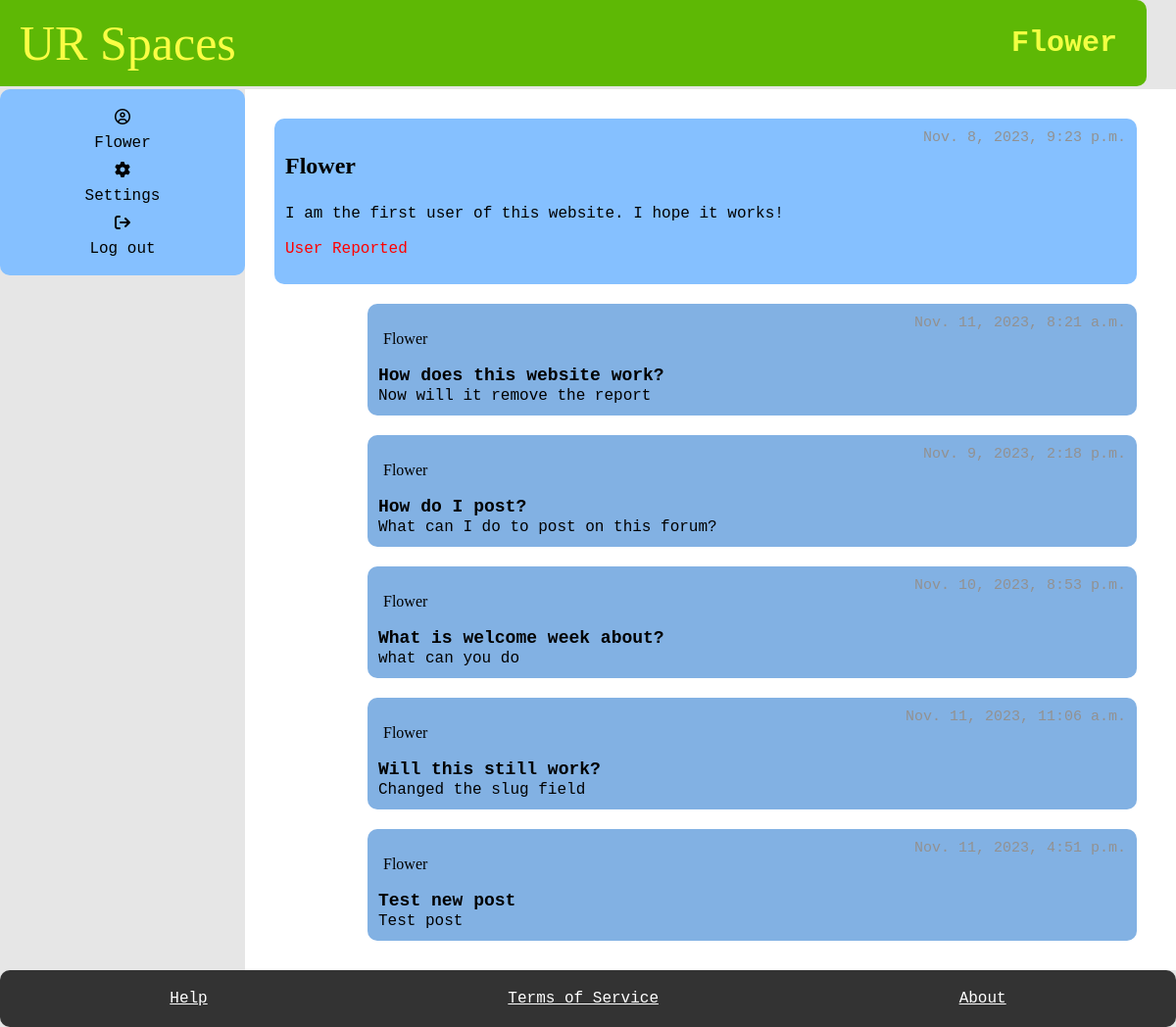
Before: /user/flower/ (signed in) with the older database file.
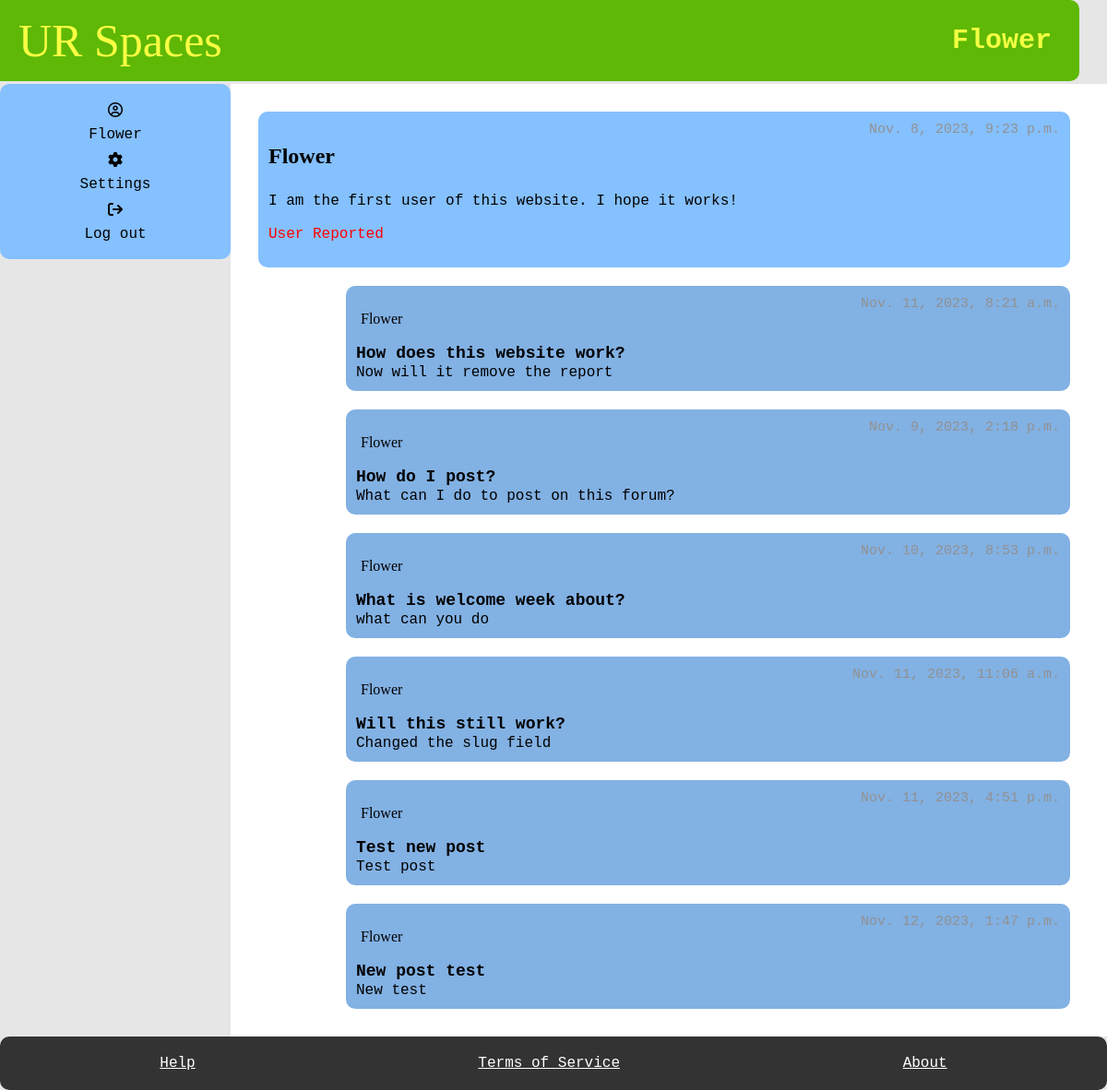
After: the same page with the newer database file.
### myapp/models.py (models this page shows, shortened)
class Posts(models.Model):
    User_ID = models.ForeignKey(Student, on_delete=models.CASCADE)
    SubForum_ID = models.ForeignKey(SubForum, default= 1, on_delete=models.CASCADE)
    post_name = models.TextField(max_length=400)
    contents = models.TextField()
    count_likes = models.IntegerField(default=0, blank=True, )
    locked = models.BooleanField(default=False)
    pin = models.BooleanField(default=False)
    reported = models.BooleanField(default=False)
    post_date = models.DateTimeField(auto_now_add=True)
    slug = models.SlugField(max_length=400, unique=True, blank=True)
    likes = models.ManyToManyField(User, related_name="post_like")
    def get_url(self):
        return reverse("posts", kwargs={
            "slug":self.slug
        })

class Student(models.Model):
    User_ID = models.ForeignKey(User, on_delete=models.CASCADE)
    bio = models.TextField(default="Please add bio in settings", blank=True)
    banned = models.BooleanField(default=False)
    avatar =ResizedImageField(size=[50, 80], quality=100, upload_to="authors", default=None, null=True, blank=True)
    reported = models.BooleanField(default=False)
    slug = models.SlugField(max_length=400, unique=True, blank=True)

### myapp/views.py (the view, shortened to what this page needs)
# urls.py: path("user/<slug>/", user, name="user"),
@login_required
def user(request, slug):
    student= get_object_or_404(Student, slug=slug)
    post = Posts.objects.filter(User_ID = student)
    user = request.user
    currentUser = User.objects.get(username = user)
    try:
        moderator = Moderator.objects.get(User_ID = currentUser)
    except:
        moderator = None
    context = {
        "student": student,
        "post": post,
        "moderator": moderator
    }
    return render(request, "user.html", context)

### myapp/templates/user.html (shortened to what this page needs)
{% extends 'base.html' %}
    {% block title %}
      <h1>{{student.User_ID.username}}</h1>
    {% endblock %}
    {% block content %}
    <main>
        <section class="box">
            <div class="post-item">
                <p class="name1"> {{student.User_ID.username}} </p>
                <span class="date"> {{student.User_ID.date_joined}}</span>
            </div>
            <div class="post-item">
              <span> {{student.bio}}</span>
            </div>
            {%if moderator is  None%}
              {%if student.reported == False%}
              <form action="." method="POST" id="reportPostForm" >
              {% csrf_token %}
              <div class="user-item">
              <input type="submit" value="Report User" class="btn2" name="reportUser_btn" onsubmit="return confirmAction(event)">
              </div>
              </form>
              {%else %}
              <div class="post-item">
              <p style="color: red">User Reported</p>
              </div>
              {% endif %}
            {% endif %}
          </section>
          {% for field in post %}
            <section class="sub-box">
                <div class="post-item">
                    <p class="name"> {{field.User_ID.User_ID.username}} </p>
                    <span class="date"> {{field.post_date}} </span>
                </div>
                <div class="post-item">
                  <a href="{{field.get_url}}" class="item2"> {{field.post_name}}  </a>
                  </div>
                  <div class="post-item">
                    <span> {{field.contents}} </span>
                  </div>
            </section>
            {% endfor %}
    </main>
    {% endblock %}

Changed rows visible on the page:
added Posts: User_ID.User_ID.username "Flower", post_date "Nov. 12, 2023, 1:47 p.m.", post_name "New post test", contents "New test"
